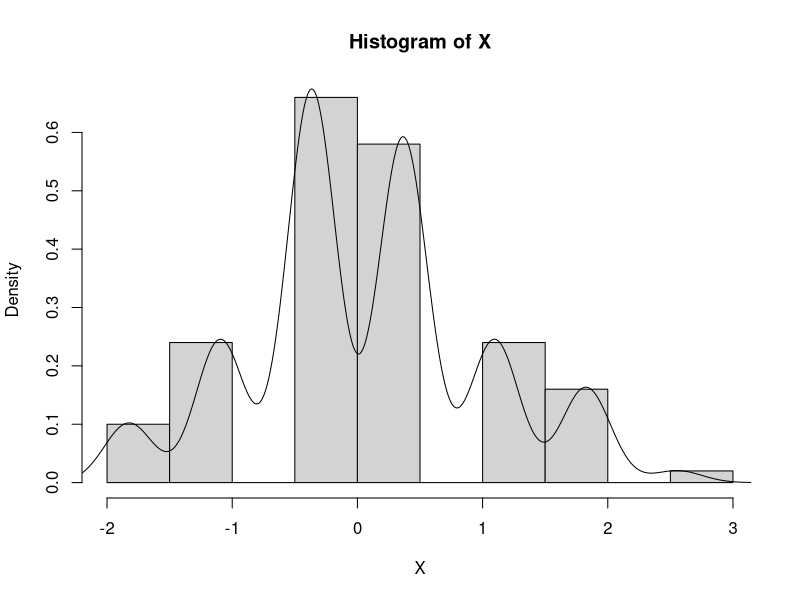
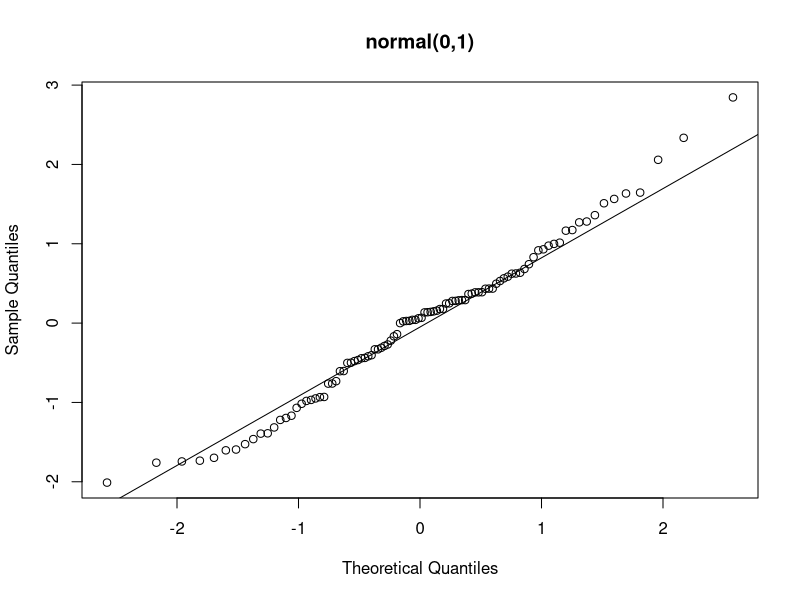
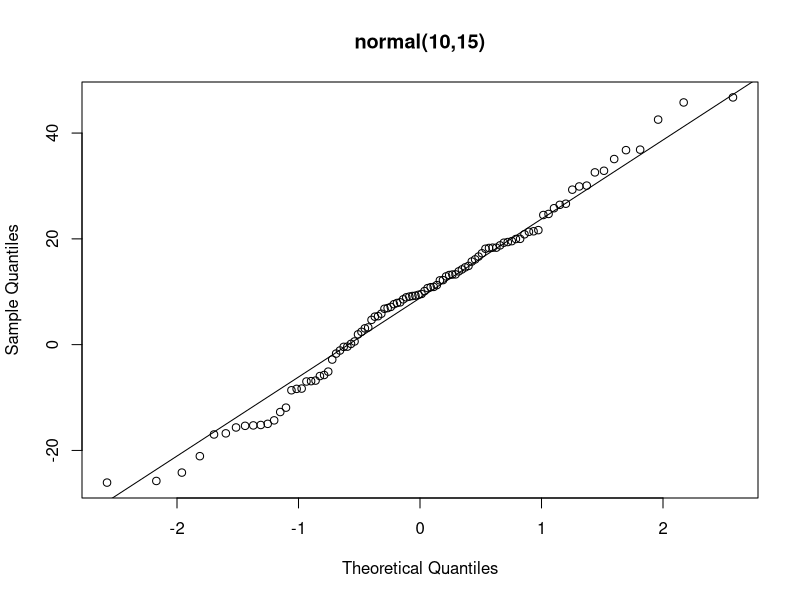
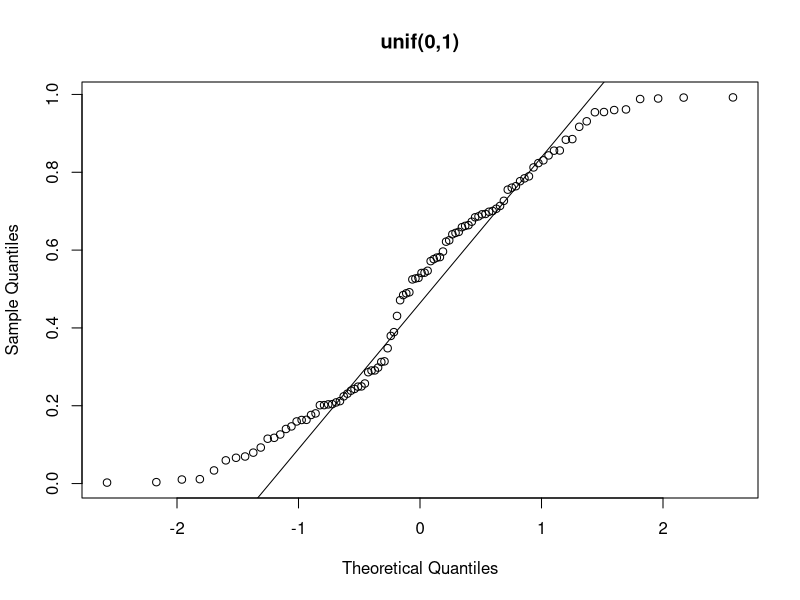
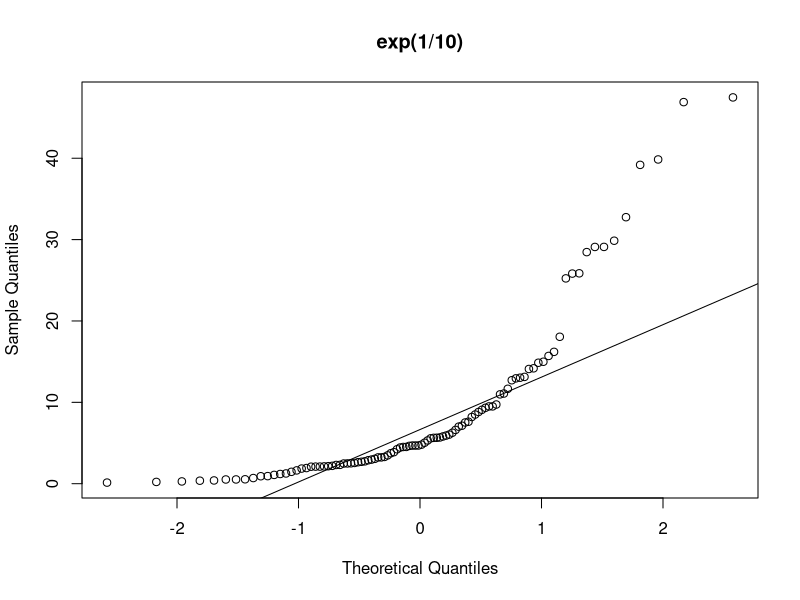
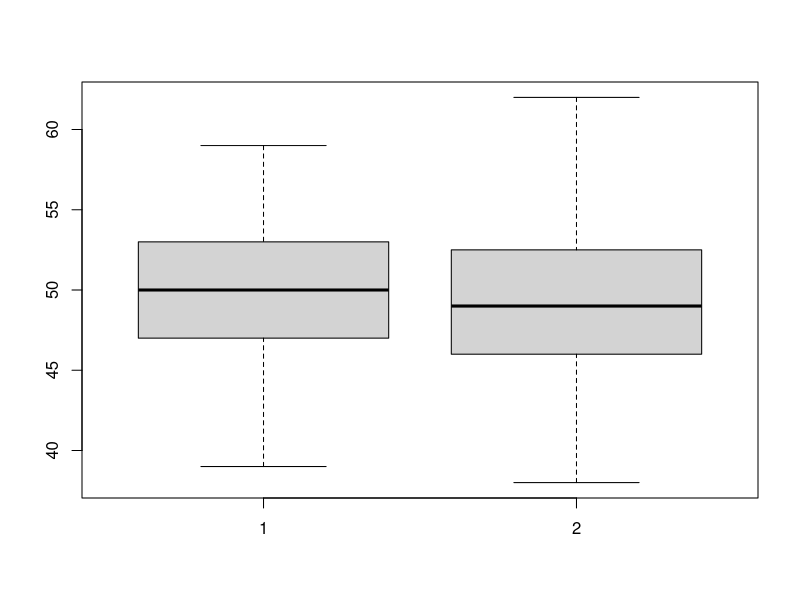
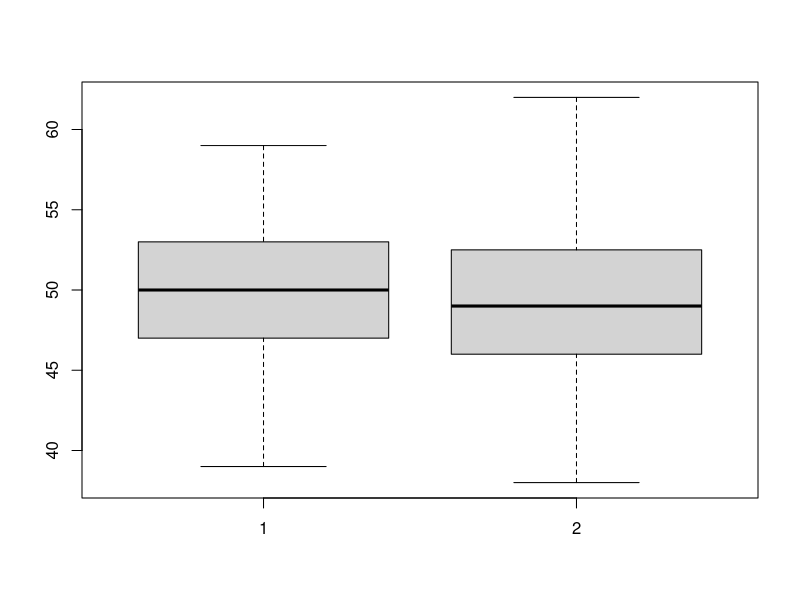
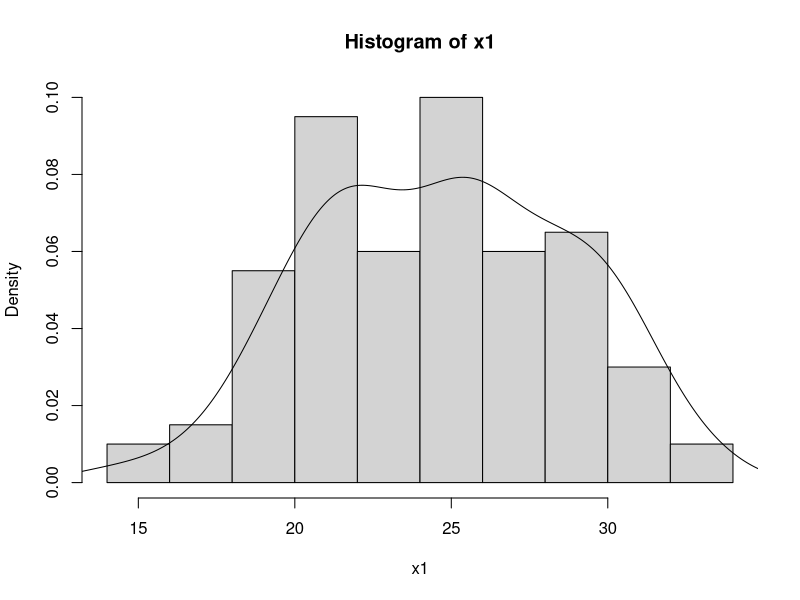

Recreate these plots in R, in order.
## ---- chunk 1
n = 10; p = .25; S = rbinom(100, n, p)

# should be normal with mean 0 and sd 1
X = (S - n*p) / sqrt(n*p*(1-p))

hist(X, prob = T)
lines(density(X))
## ---- chunk 2
x = rnorm(100); qqnorm(x, main='normal(0,1)');qqline(x)
x = rnorm(100, 10, 15); qqnorm(x, main='normal(10,15)');qqline(x)
x = runif(100); qqnorm(x, main='unif(0,1)');qqline(x)
x = rexp(100, 1/10); qqnorm(x, main='exp(1/10)');qqline(x)
## ---- chunk 3
x1 = rbinom(100, 100, .5)
x2 = rbinom(100, 100, .5)

boxplot(x1, x2)
## ---- chunk 4
xn1 = rnorm(10, 10, 10)
xn2 = rnorm(10, 100, 100)

boxplot(x1, x2)
## ---- chunk 5
x1 = rbinom(100, 100, .25)
x2 = rbinom(100, 100, .05)
x3 = rbinom(100, 100, .01)

hist(x1, probability = T)
lines(density(x1))

hist(x2, probability = T)
lines(density(x2))

hist(x3, probability = T)
lines(density(x3))
## ---- chunk 6
normies = rnorm(100)

# number of sds
k = 1
sigma = 1

sds = function(k, n=100) sum(-k*sigma < normies & normies < sigma*k) / n

sds(1) 
sds(2)
sds(3)
